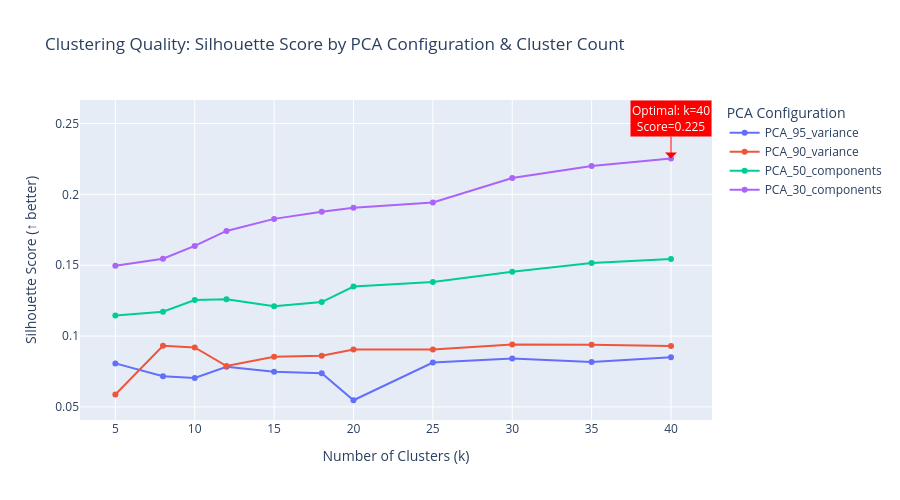

The notebook cell saved with this chart:
### Markdown cell above
### Visualize Grid Search Results

### Code cell
# Silhouette score comparison across configurations
fig = px.line(
    results_df,
    x='k',
    y='Silhouette_Score',
    color='PCA_Config',
    markers=True,
    title='Clustering Quality: Silhouette Score by PCA Configuration & Cluster Count',
    labels={'k': 'Number of Clusters (k)', 'Silhouette_Score': 'Silhouette Score (↑ better)'}
)

# Highlight the maximum point
fig.add_annotation(
    x=best_k,
    y=best_sil,
    text=f"Optimal: k={best_k}<br>Score={best_sil:.3f}",
    showarrow=True,
    arrowhead=1,
    arrowsize=2,
    arrowcolor='red',
    font=dict(color='white'),
    bgcolor='red',
    ax=0,
    ay=-40
)

fig.update_layout(height=500, legend_title_text='PCA Configuration')
fig.show()

### Figure 1 — Plotly figure (JSON) as saved in the notebook; plotly's stock layout.template omitted (floating-point values rounded to 4 significant figures)
{"data": [{"hovertemplate": "PCA_Config=PCA_95_variance<br>Number of Clusters (k)=%{x}<br>Silhouette Score (↑ better)=%{y}<extra></extra>", "legendgroup": "PCA_95_variance", "line": {"color": "#636efa", "dash": "solid"}, "marker": {"symbol": "circle"}, "mode": "lines+markers", "name": "PCA_95_variance", "orientation": "v", "showlegend": true, "type": "scatter", "x": [5, 8, 10, 12, 15, 18, 20, 25, 30, 35, 40], "xaxis": "x", "y": [0.0807, 0.07167, 0.07044, 0.07837, 0.07481, 0.07368, 0.0547, 0.08126, 0.08409, 0.0817, 0.08501], "yaxis": "y"}, {"hovertemplate": "PCA_Config=PCA_90_variance<br>Number of Clusters (k)=%{x}<br>Silhouette Score (↑ better)=%{y}<extra></extra>", "legendgroup": "PCA_90_variance", "line": {"color": "#EF553B", "dash": "solid"}, "marker": {"symbol": "circle"}, "mode": "lines+markers", "name": "PCA_90_variance", "orientation": "v", "showlegend": true, "type": "scatter", "x": [5, 8, 10, 12, 15, 18, 20, 25, 30, 35, 40], "xaxis": "x", "y": [0.05871, 0.0931, 0.09197, 0.07882, 0.08531, 0.08609, 0.09046, 0.09056, 0.09405, 0.09385, 0.0929], "yaxis": "y"}, {"hovertemplate": "PCA_Config=PCA_50_components<br>Number of Clusters (k)=%{x}<br>Silhouette Score (↑ better)=%{y}<extra></extra>", "legendgroup": "PCA_50_components", "line": {"color": "#00cc96", "dash": "solid"}, "marker": {"symbol": "circle"}, "mode": "lines+markers", "name": "PCA_50_components", "orientation": "v", "showlegend": true, "type": "scatter", "x": [5, 8, 10, 12, 15, 18, 20, 25, 30, 35, 40], "xaxis": "x", "y": [0.1145, 0.1171, 0.1254, 0.126, 0.121, 0.124, 0.135, 0.1382, 0.1453, 0.1516, 0.1544], "yaxis": "y"}, {"hovertemplate": "PCA_Config=PCA_30_components<br>Number of Clusters (k)=%{x}<br>Silhouette Score (↑ better)=%{y}<extra></extra>", "legendgroup": "PCA_30_components", "line": {"color": "#ab63fa", "dash": "solid"}, "marker": {"symbol": "circle"}, "mode": "lines+markers", "name": "PCA_30_components", "orientation": "v", "showlegend": true, "type": "scatter", "x": [5, 8, 10, 12, 15, 18, 20, 25, 30, 35, 40], "xaxis": "x", "y": [0.1496, 0.1545, 0.1636, 0.1742, 0.1827, 0.1877, 0.1905, 0.1942, 0.2115, 0.2201, 0.2253], "yaxis": "y"}], "layout": {"annotations": [{"arrowcolor": "red", "arrowhead": 1, "arrowsize": 2, "ax": 0, "ay": -40, "bgcolor": "red", "font": {"color": "white"}, "showarrow": true, "text": "Optimal: k=40<br>Score=0.225", "x": 40, "y": 0.2253}], "height": 500, "legend": {"title": {"text": "PCA Configuration"}, "tracegroupgap": 0}, "title": {"text": "Clustering Quality: Silhouette Score by PCA Configuration & Cluster Count"}, "xaxis": {"anchor": "y", "domain": [0, 1], "title": {"text": "Number of Clusters (k)"}}, "yaxis": {"anchor": "x", "domain": [0, 1], "title": {"text": "Silhouette Score (↑ better)"}}}}
